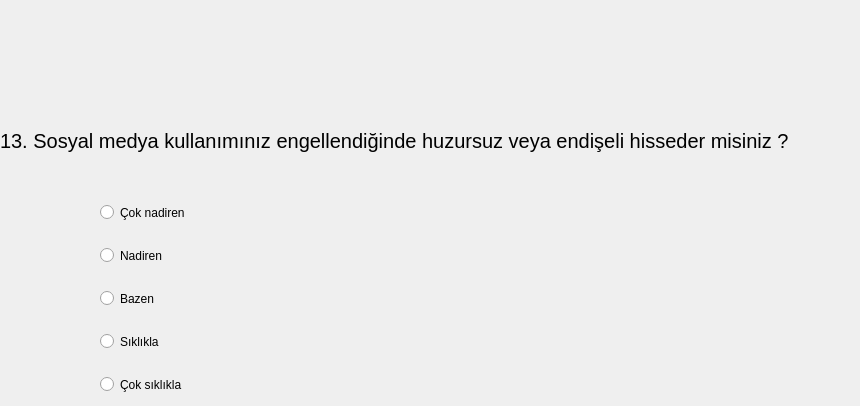
   <widget class="QWidget" name="tab_13">
    <attribute name="title">
     <string>Page</string>
    </attribute>
    <widget class="QLabel" name="label_Q9">
     <property name="geometry">
      <rect>
       <x>0</x>
       <y>100</y>
       <width>851</width>
       <height>81</height>
      </rect>
     </property>
     <property name="font">
      <font>
       <pointsize>15</pointsize>
      </font>
     </property>
     <property name="text">
      <string>13. Sosyal medya kullanımınız engellendiğinde huzursuz veya endişeli hisseder misiniz ?</string>
     </property>
    </widget>
    <widget class="QRadioButton" name="A1_radioButton_Q9">
     <property name="geometry">
      <rect>
       <x>100</x>
       <y>200</y>
       <width>115</width>
       <height>25</height>
      </rect>
     </property>
     <property name="text">
      <string>Çok nadiren </string>
     </property>
    </widget>
    <widget class="QRadioButton" name="A2_radioButton_Q9">
     <property name="geometry">
      <rect>
       <x>100</x>
       <y>243</y>
       <width>80</width>
       <height>25</height>
      </rect>
     </property>
     <property name="text">
      <string>Nadiren</string>
     </property>
    </widget>
    <widget class="QRadioButton" name="A3_radioButton_Q9">
     <property name="geometry">
      <rect>
       <x>100</x>
       <y>286</y>
       <width>68</width>
       <height>25</height>
      </rect>
     </property>
     <property name="text">
      <string>Bazen</string>
     </property>
    </widget>
    <widget class="QRadioButton" name="A4_radioButton_Q9">
     <property name="geometry">
      <rect>
       <x>100</x>
       <y>329</y>
       <width>73</width>
       <height>25</height>
      </rect>
     </property>
     <property name="text">
      <string>Sıklıkla</string>
     </property>
    </widget>
    <widget class="QRadioButton" name="A5_radioButton_Q9">
     <property name="geometry">
      <rect>
       <x>100</x>
       <y>372</y>
       <width>104</width>
       <height>25</height>
      </rect>
     </property>
     <property name="text">
      <string>Çok sıklıkla</string>
     </property>
    </widget>
   </widget>
